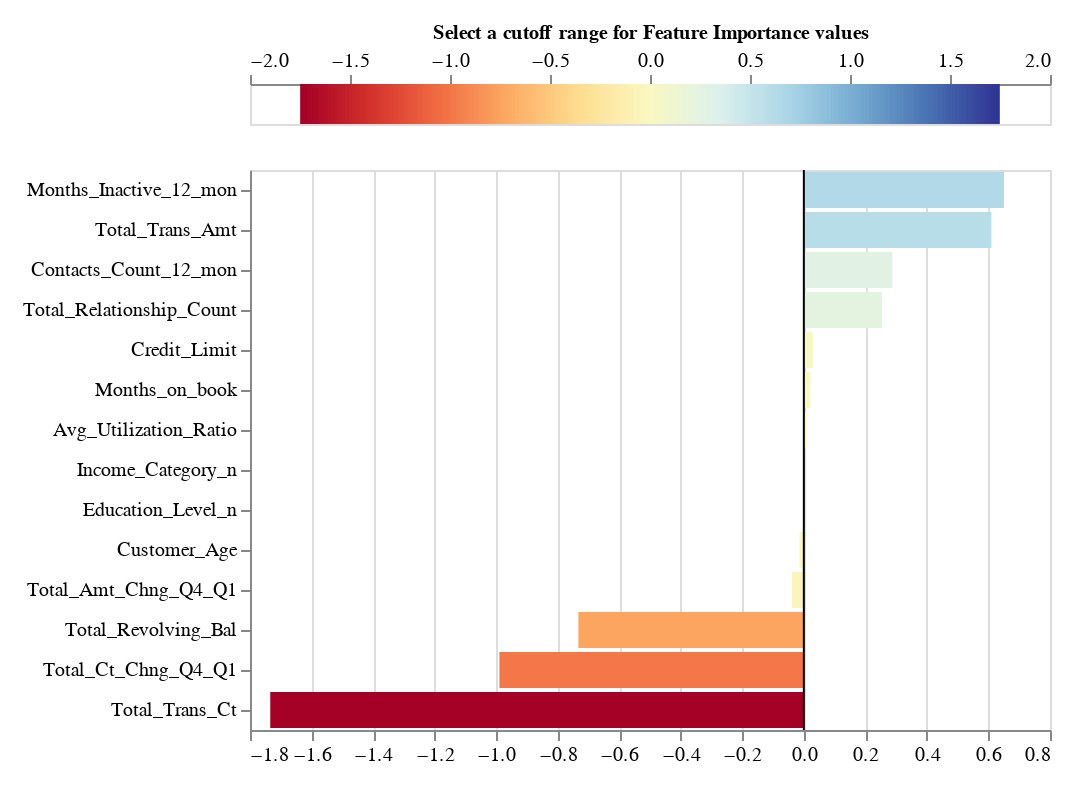

The cell this chart's notebook holds for it:
### Code cell
### Wrong remain
idx = 16
inst = X_test.iloc[idx].values
print('Instance ',X_test[imp_features].iloc[idx])
print('True class ',y_test.iloc[idx])
print('Predicted class ', fit.predict(inst.reshape(1, -1)))
exp = shapExplainer.explain(inst)
exp.plot_features_importance()

### Figure 1 — Vega-Lite specification as saved in the notebook (floating-point values rounded to 4 significant figures; data arrays with more than 128 entries replaced by an {"elided": "..."} marker saying what was removed)
{"config": {"view": {"continuousWidth": 400, "continuousHeight": 300}, "axis": {"labelFontSize": 10, "labelLimit": 225.0}}, "vconcat": [{"layer": [{"data": {"name": "data-d87abec502d5d6f75af7bcacb13bc680"}, "mark": {"type": "rule", "strokeWidth": 3}, "encoding": {"color": {"field": "xValue", "legend": null, "scale": {"domain": [-1.734, 1.734], "domainMid": 0, "scheme": "redyellowblue"}, "type": "quantitative"}, "x": {"axis": {"orient": "top", "titleFontSize": 10}, "field": "xValue", "title": "Select a cutoff range for Feature Importance values ", "type": "quantitative"}}}, {"data": {"name": "data-c7bc3ae69e1253e8223f70a11d04b99d"}, "mark": {"type": "rect", "color": "black", "height": 20, "opacity": 0.4, "tooltip": true}, "encoding": {"x": {"field": "x_min", "type": "quantitative"}, "x2": {"field": "x_max"}, "y": {"axis": null, "field": "y", "type": "quantitative"}}, "selection": {"Cutter": {"type": "single", "fields": ["cutoff"], "bind": {"input": "range", "max": 1.734, "min": 0, "name": "Importance cutoff value (±) ", "step": 0.03468}, "init": {"cutoff": 0.0}}}, "transform": [{"calculate": "(-Cutter.cutoff)", "as": "x_min"}, {"calculate": "Cutter.cutoff", "as": "x_max"}]}], "height": 20}, {"layer": [{"data": {"name": "data-745ca5a4c5a5847c100858f0576167b9"}, "mark": "bar", "encoding": {"color": {"field": "value", "legend": null, "scale": {"domain": [-1.734, 1.734], "domainMid": 0, "scheme": "blueorange"}, "type": "quantitative"}, "tooltip": [{"field": "name", "title": "Feature", "type": "nominal"}, {"field": "value", "title": "Importance", "type": "quantitative"}], "x": {"field": "value", "title": null, "type": "quantitative"}, "y": {"field": "name", "sort": {"field": "value", "op": "mean", "order": "descending"}, "title": null, "type": "nominal"}}, "selection": {"Cutter": {"type": "single", "fields": ["cutoff"], "bind": {"input": "range", "max": 1.734, "min": 0, "name": "Importance cutoff value (±) ", "step": 0.03468}, "init": {"cutoff": 0.0}}}, "transform": [{"filter": "((datum.value > Cutter.cutoff) || (datum.value < (-Cutter.cutoff)))"}]}, {"data": {"name": "data-9c00aa9dc2b1c1a0b4bf9b34ead12925"}, "mark": "rule", "encoding": {"x": {"field": "x", "type": "quantitative"}}}]}], "padding": 10, "$schema": "https://vega.github.io/schema/vega-lite/v4.17.0.json", "datasets": {"data-d87abec502d5d6f75af7bcacb13bc680": {"elided": "201 records"}, "data-c7bc3ae69e1253e8223f70a11d04b99d": [{"y": 0, "x": -0.5, "x2": 0.5}], "data-745ca5a4c5a5847c100858f0576167b9": [{"name": "Avg_Utilization_Ratio", "value": 0.008738}, {"name": "Contacts_Count_12_mon", "value": 0.2883}, {"name": "Credit_Limit", "value": 0.02908}, {"name": "Customer_Age", "value": -0.01435}, {"name": "Dependent_count", "value": 0.0}, {"name": "Education_Level_n", "value": 7.511e-06}, {"name": "Income_Category_n", "value": 3.231e-05}, {"name": "Months_Inactive_12_mon", "value": 0.6504}, {"name": "Months_on_book", "value": 0.02133}, {"name": "Total_Amt_Chng_Q4_Q1", "value": -0.03882}, {"name": "Total_Ct_Chng_Q4_Q1", "value": -0.9894}, {"name": "Total_Relationship_Count", "value": 0.254}, {"name": "Total_Revolving_Bal", "value": -0.7327}, {"name": "Total_Trans_Amt", "value": 0.6094}, {"name": "Total_Trans_Ct", "value": -1.734}], "data-9c00aa9dc2b1c1a0b4bf9b34ead12925": [{"x": 0}]}}
